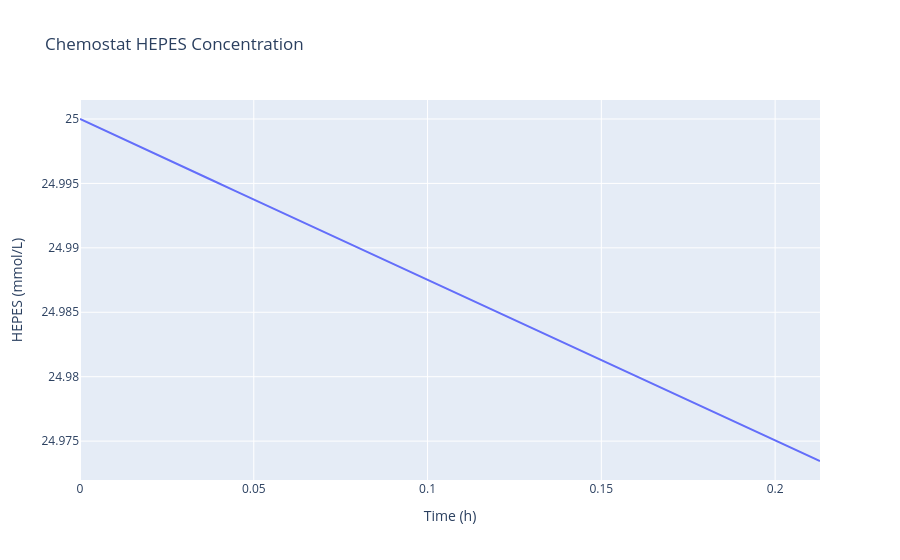

Write notebook code for a chart like this one.
### Markdown cell above
## Test 6: Chemostat Steady-State Buffer

In chemostat (constant volume, continuous feed + harvest), the buffer concentration should reach a
steady state where feed-in = washout. With C_feed = C_init = 25 mmol/L and no consumption sink
(speciation shift is algebraic), the steady state should be approximately C_init (diluted by base).

Run a chemostat for a long time and verify the buffer derivative approaches zero.

### Code cell
params_chem = load_params(with_buffer=True, operating_mode_file='operating_modes/chemostat')
params_chem.update("fed_batch")
sim_chem = CellCultureSimulation(
    parameters=params_chem,
    kinetics=Kinetics.STOICHIOMETRIC,
    operating_mode=OperatingMode.CHEMOSTAT,
    feed_strategy=FeedStrategy.EXPONENTIAL,
    gas_controller=GasController.CASCADE_N_FG_XO2,
    stoichiometry_mode=StoichiometryMode.CONSTANT,
    performance_mode=False,
)
sim_chem.run_simulation(number_of_batches=1)

batch_chem = sim_chem.data.batches[0]
t_chem = batch_chem.t_points
C_hepes_chem = batch_chem.y_points[11, :]

fig = go.Figure()
fig.add_trace(go.Scatter(x=t_chem, y=C_hepes_chem, name='HEPES (mmol/L)'))
fig.update_layout(title='Chemostat HEPES Concentration', xaxis_title='Time (h)', yaxis_title='HEPES (mmol/L)')
fig.show()

# Check steady state: derivative over last 10% of time should be small
n = len(t_chem)
last_10pct = slice(int(n * 0.9), n)
dC_dt_approx = np.gradient(C_hepes_chem, t_chem)
steady_state_deriv = np.mean(np.abs(dC_dt_approx[last_10pct]))
print(f'Mean |dC_buffer/dt| over last 10% of chemostat: {steady_state_deriv:.6e} mmol/L/h')
print(f'Final HEPES conc: {C_hepes_chem[-1]:.4f} mmol/L (init: {C_hepes_chem[0]:.4f})')
print('✓ Chemostat buffer test completed.')

### Figure 1 — Plotly figure (JSON) as saved in the notebook; plotly's stock layout.template omitted (floating-point values rounded to 4 significant figures)
{"data": [{"name": "HEPES (mmol/L)", "type": "scatter", "x": [0.0, 0.0002003, 0.0003495, 0.0004987, 0.0007592, 0.00102, 0.00128, 0.003886, 0.006491, 0.009096, 0.0117, 0.01828, 0.02487, 0.03145, 0.03803, 0.04462, 0.05411, 0.06361, 0.0731, 0.0826, 0.09209, 0.1016, 0.1135, 0.1254, 0.1373, 0.1492, 0.1611, 0.1744, 0.1877, 0.201, 0.2129, 0.2129], "y": [25.0, 25.0, 25.0, 25.0, 25.0, 25.0, 25.0, 25.0, 25.0, 25.0, 25.0, 25.0, 25.0, 25.0, 25.0, 24.99, 24.99, 24.99, 24.99, 24.99, 24.99, 24.99, 24.99, 24.98, 24.98, 24.98, 24.98, 24.98, 24.98, 24.97, 24.97, 24.97]}], "layout": {"title": {"text": "Chemostat HEPES Concentration"}, "xaxis": {"title": {"text": "Time (h)"}}, "yaxis": {"title": {"text": "HEPES (mmol/L)"}}}}
